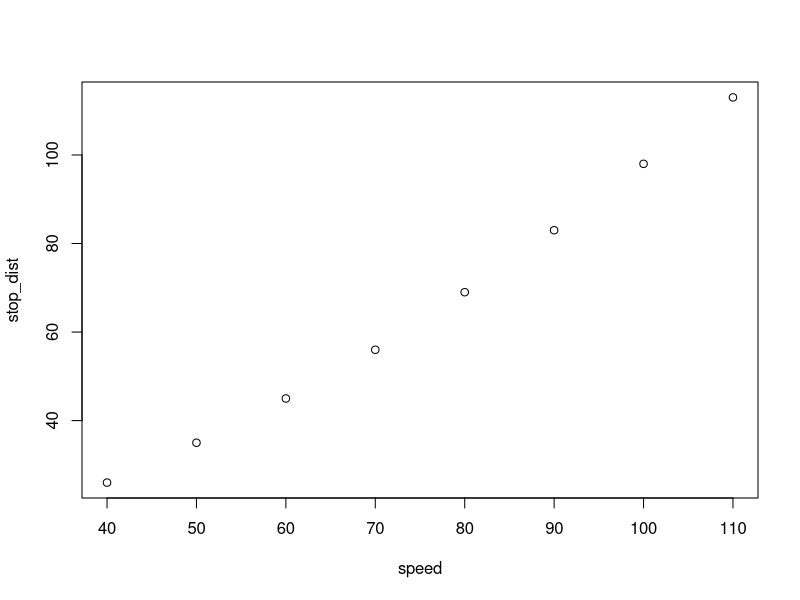
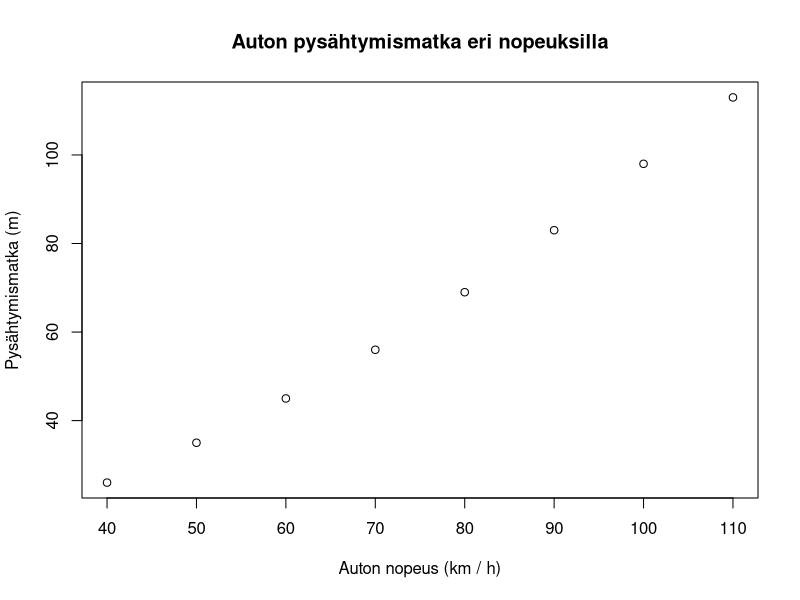
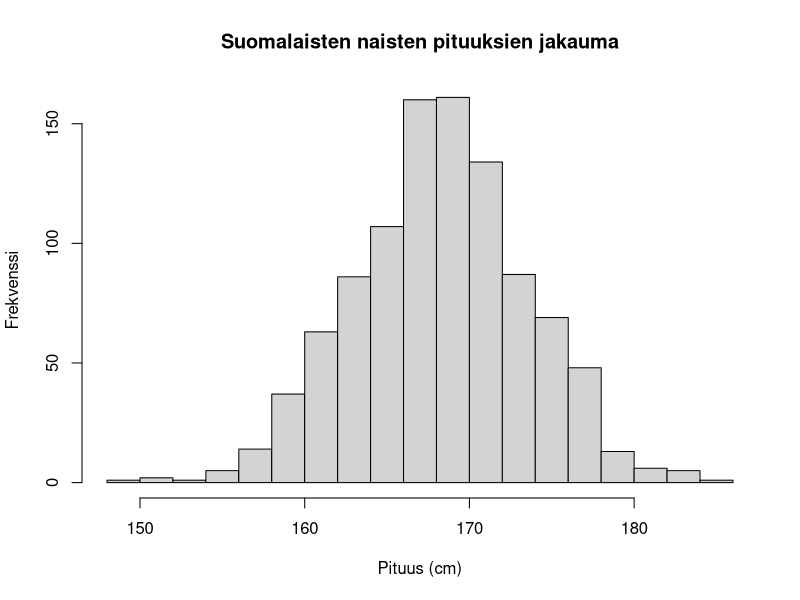
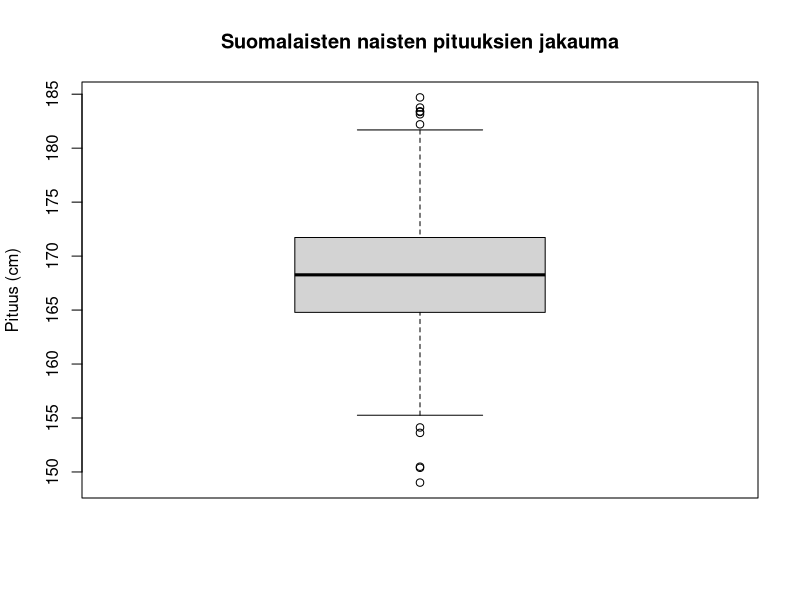
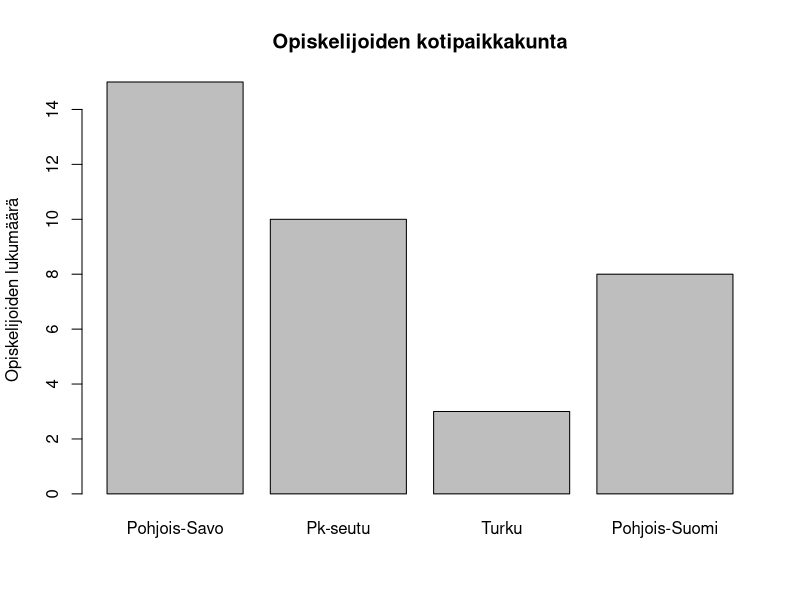
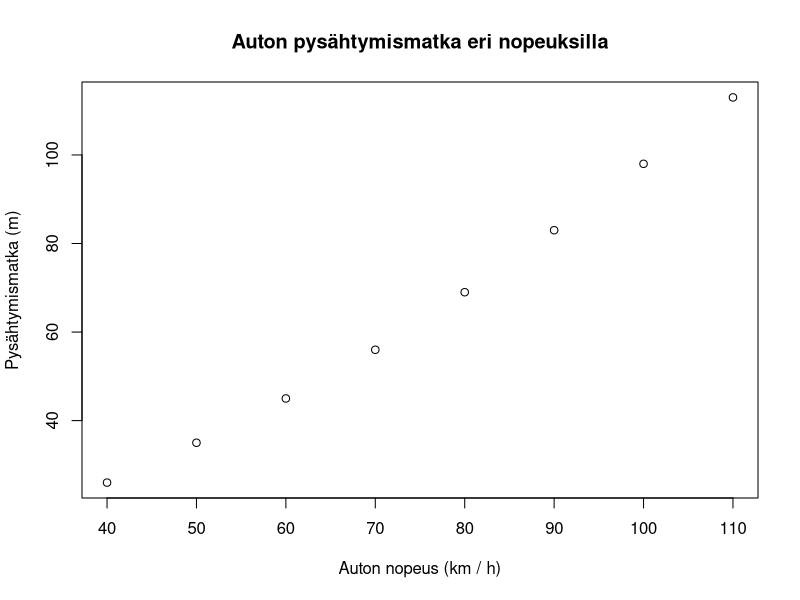
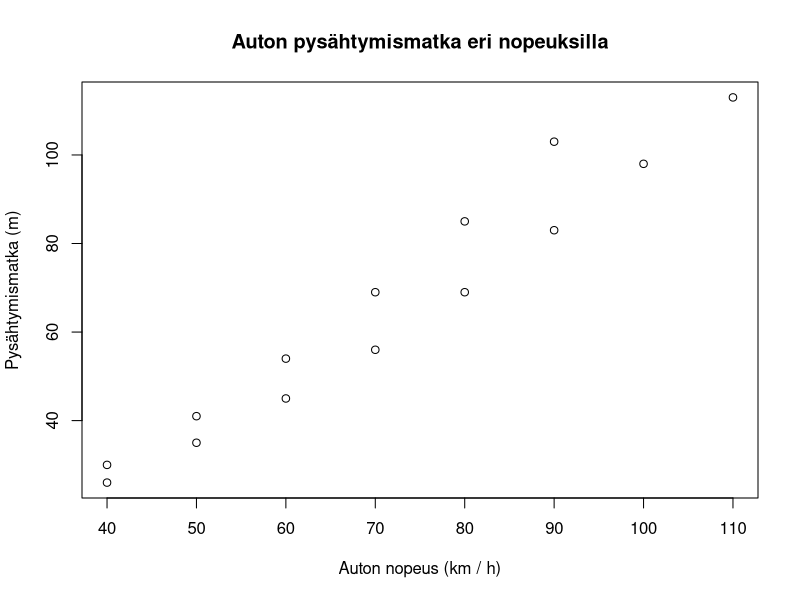
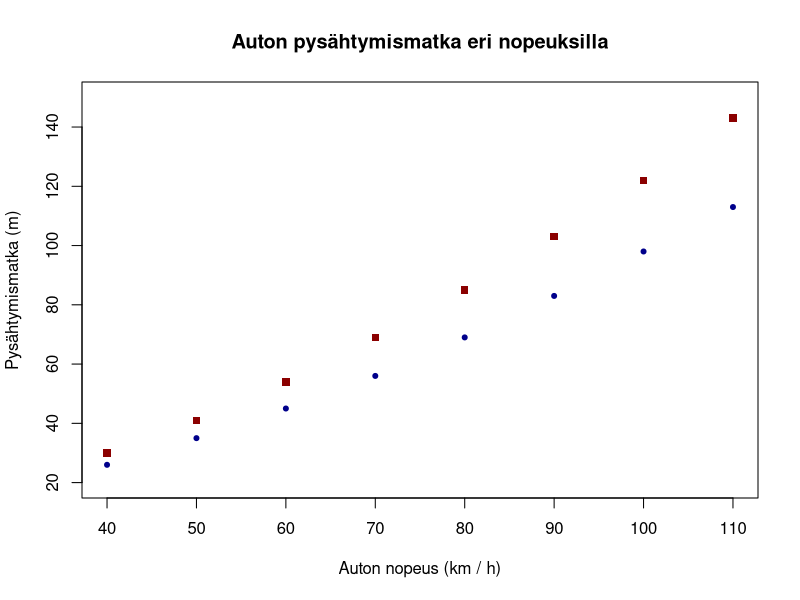

Recreate these plots in R, in order.
## ---- chunk 1
# Car speeds (km/h)
speed <- seq(40, 110, by = 10)
# Stopping distances (m)
stop_dist <- c(26, 35, 45, 56, 69, 83, 98, 113)

plot(x = speed, y = stop_dist)
## ---- chunk 2
plot(x = speed, y = stop_dist,
     main = "Auton pysähtymismatka eri nopeuksilla",
     xlab = "Auton nopeus (km / h)", ylab = "Pysähtymismatka (m)")
## ---- chunk 3
# A vector of 1000 observations from a normal distribution of heights of Finnish women
heights <- rnorm(n = 1000, mean = 168, sd = 5.4)
hist(heights, breaks = 20, 
     main = "Suomalaisten naisten pituuksien jakauma",
     xlab = "Pituus (cm)", ylab = "Frekvenssi")
## ---- chunk 4
boxplot(heights, breaks = 20, 
     main = "Suomalaisten naisten pituuksien jakauma",
     ylab = "Pituus (cm)")
## ---- chunk 5
origin <- c("Pohjois-Savo" = 15, "Pk-seutu" = 10, "Turku" = 3,
            "Pohjois-Suomi" = 8)
origin
origin["Turku"]
barplot(origin, 
        main = "Opiskelijoiden kotipaikkakunta",
        ylab = "Opiskelijoiden lukumäärä")
## ---- chunk 6
plot(x = speed, y = stop_dist,
     main = "Auton pysähtymismatka eri nopeuksilla",
     xlab = "Auton nopeus (km / h)", ylab = "Pysähtymismatka (m)")
## ---- chunk 7
stop_dist_wet <- c(30, 41, 54, 69, 85, 103, 122, 143)
plot(x = speed, y = stop_dist,
     main = "Auton pysähtymismatka eri nopeuksilla",
     xlab = "Auton nopeus (km / h)", ylab = "Pysähtymismatka (m)")
points(x = speed, y = stop_dist_wet)
## ---- chunk 8
plot(x = speed, y = stop_dist,
     col = "darkblue", pch = 20,
     ylim = c(20, 150),
     main = "Auton pysähtymismatka eri nopeuksilla",
     xlab = "Auton nopeus (km / h)", ylab = "Pysähtymismatka (m)")
points(x = speed, y = stop_dist_wet, pch = 15, col = "darkred")
## ---- chunk 9
plot(x = speed, y = stop_dist,
     col = "darkblue", pch = 20,
     ylim = c(20, 150),
     main = "Auton pysähtymismatka eri nopeuksilla",
     xlab = "Auton nopeus (km / h)", ylab = "Pysähtymismatka (m)")

points(x = speed, y = stop_dist_wet, pch = 15, col = "darkred")

legend(x = 40, y = 150,
       legend = c("Märkä keli", "Kuiva keli"),
       pch = c(15, 20), col = c("darkred", "darkblue"))
## ---- chunk 10
# Create vecotr of squared speeds to fit second order polynomial
speed_squared <- speed^2

# Model for dry weather
model_dry <- lm(stop_dist ~ speed + speed_squared)
prediction_dry <- model_dry$fitted.values

# Model for rainy weather
model_wet <- lm(stop_dist_wet ~ speed + speed_squared)
prediction_wet <- model_wet$fitted.values
## ---- chunk 11
plot(x = speed, y = stop_dist,
     col = "darkblue", pch = 20,
     ylim = c(20, 150),
     main = "Auton pysähtymismatka eri nopeuksilla",
     xlab = "Auton nopeus (km / h)", ylab = "Pysähtymismatka (m)")

points(x = speed, y = stop_dist_wet, pch = 15, col = "darkred")

legend(x = 40, y = 150,
       legend = c("Märkä keli", "Kuiva keli"),
       pch = c(15, 20), col = c("darkred", "darkblue"))

lines(speed, prediction_dry, lty = "dashed")
lines(speed, prediction_wet, lty = "dashed")
## ---- chunk 12
plot(x = speed, y = stop_dist,
     col = "darkblue", pch = 20,
     ylim = c(20, 150),
     main = "Auton pysähtymismatka eri nopeuksilla",
     xlab = "Auton nopeus (km / h)", ylab = "Pysähtymismatka (m)")

points(x = speed, y = stop_dist_wet, pch = 15, col = "darkred")

legend(x = 40, y = 150,
       legend = c("Märkä keli", "Kuiva keli",
                  "Ennuste märälle kelille",
                  "Ennuste kuivalle kelille"),
       pch = c(15, 20, NA, NA),
       lty = c(NA, NA, "dashed", "dashed"),
       col = c("darkred", "darkblue", "darkred", "darkblue"))

lines(speed, prediction_dry, lty = "dashed", col = "darkblue")
lines(speed, prediction_wet, lty = "dashed", col = "darkred")
## ---- chunk 13
plot(x = speed, y = stop_dist,
     col = "darkblue", pch = 20,
     ylim = c(20, 150),
     main = "Auton pysähtymismatka eri nopeuksilla",
     xlab = "Auton nopeus (km / h)", ylab = "Pysähtymismatka (m)")

points(x = speed, y = stop_dist_wet, pch = 15, col = "darkred")

legend(x = 40, y = 150,
       legend = c("Märkä keli", "Kuiva keli",
                  "Ennuste märälle kelille",
                  "Ennuste kuivalle kelille"),
       pch = c(15, 20, NA, NA),
       lty = c(NA, NA, "dashed", "dashed"),
       col = c("darkred", "darkblue", "darkred", "darkblue"))

lines(speed, prediction_dry, lty = "dashed", col = "darkblue")
lines(speed, prediction_wet, lty = "dashed", col = "darkred")

text(x = 95, y = 145, labels = "ERO JOPA 30 M!!") 
